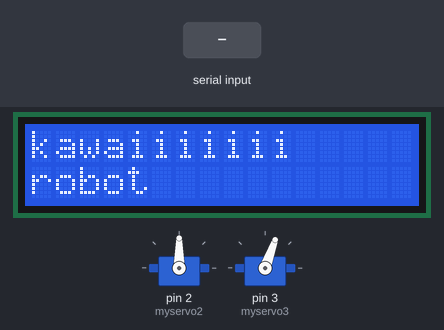
Recording of a sketch running on a simulated Arduino Uno, built with avr-gcc and run on an emulated ATmega328P. Shown: 16×2 character LCD, 2 × servo. The inputs (shaded band) are chosen by the test bench. What the sketch prints to the serial monitor is not drawn.

Above: at 2.2 s.
2.3 s: "w" received over Serial
At 3.9 s:
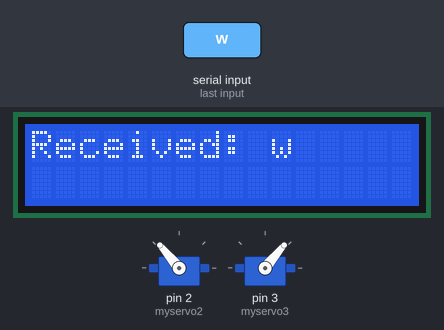
4.4 s: "e" received over Serial
At 5.5 s:
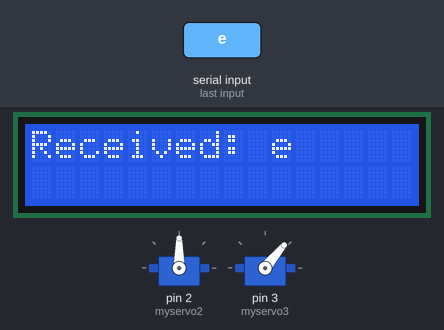
6.5 s: "r" received over Serial
At 8.3 s:
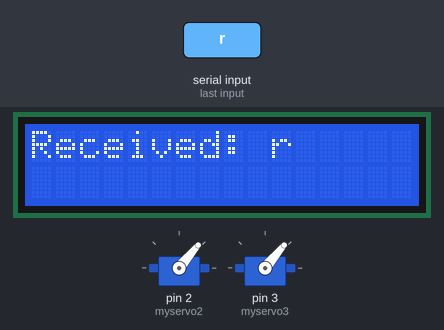
8.6 s: "s" received over Serial
At 11.0 s:
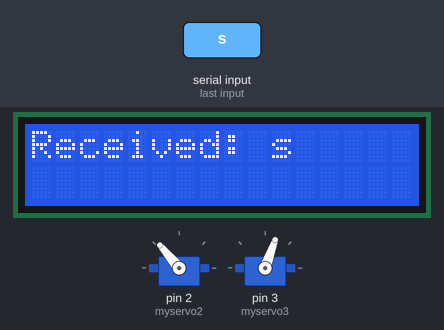
11.3 s: "f" received over Serial
At 13.4 s:
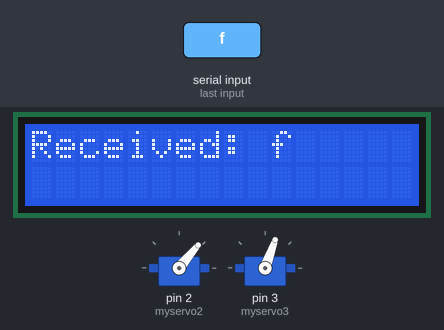
14.0 s: "x" received over Serial
At 16.6 s:
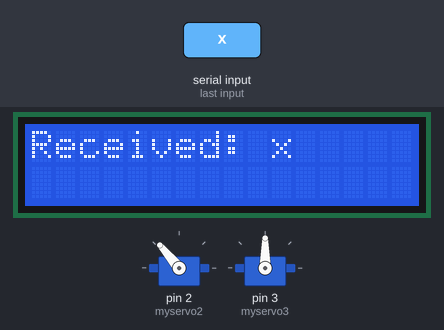
Timing chart, 0 to 17.7 s (numbered marks = the images above; inputs shaded):
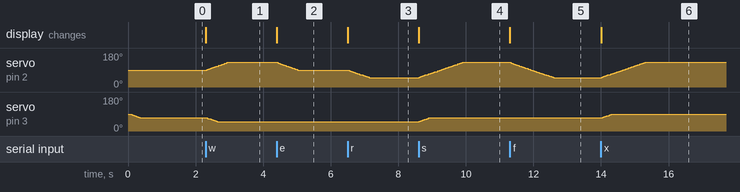

Measured:
- after the input at 2.3 s, servo on pin 2 (myservo2): moves from 90° to 130° over 0.62 s, starting at once; servo on pin 3 (myservo3): moves from 70° to 50° over 0.32 s, starting at once; the display: changes at once (image 1)
- after the input at 4.4 s, servo on pin 2 (myservo2): moves from 130° to 90° over 0.60 s, starting at once; the display: changes at once (image 2)
- after the input at 6.5 s, servo on pin 2 (myservo2): moves from 90° to 50° over 0.62 s, starting at once; the display: changes at once (image 3)
- after the input at 8.6 s, servo on pin 2 (myservo2): moves from 50° to 130° over 1.3 s, starting at once; servo on pin 3 (myservo3): moves from 50° to 70° over 0.30 s, starting at once; the display: changes at once (image 4)
- after the input at 11.3 s, servo on pin 2 (myservo2): moves from 130° to 50° over 1.3 s, starting at once; the display: changes at once (image 5)
- after the input at 14.0 s, servo on pin 2 (myservo2): moves from 50° to 130° over 1.3 s, starting at once; servo on pin 3 (myservo3): moves from 70° to 90° over 0.30 s, starting at once; the display: changes at once (image 6)

The sketch:

servo_serial_display_ar.ino
```cpp
//シリアル入力よってサーボを動かす+displayモジュールに表示
#include <VarSpeedServo.h>
#include <LiquidCrystal.h>
LiquidCrystal lcd(7, 8, 9, 10, 11, 12);

byte val = 0;

VarSpeedServo myservo2;
VarSpeedServo myservo3;
int spd = 40;
bool han = false;

char kioku = '0';

void setup() {
  Serial.begin(9600);

  lcd.begin(16, 2);
  lcd.print("kawaiiiiiii");
  lcd.setCursor(0, 1);
  lcd.print("robot");

  myservo2.attach(2);
  myservo3.attach(3);
  myservo2.write(90, spd, han);
  myservo3.write(70, spd, han);
  delay(1000);
}

void loop() {
  if (Serial.available() > 0) {
    val = Serial.read();
    Serial.print("Received: ");
    Serial.println(char(val));

    lcd.clear();
    lcd.setCursor(0, 0);
    lcd.print("Received: ");
    lcd.print(char(val));

    if (val == 'w' && kioku != 'w') {
      myservo2.write(130, spd, han);
      myservo3.write(50, spd, han);
      kioku = 'w';
    } else if (val == 'e' && kioku != 'e') {
      myservo2.write(90, spd, han);
      myservo3.write(50, spd, han);
      kioku = 'e';
    } else if (val == 'r' && kioku != 'r') {
      myservo2.write(50, spd, han);
      myservo3.write(50, spd, han);
      kioku = 'r';
    } else if (val == 's' && kioku != 's') {
      myservo2.write(130, spd, han);
      myservo3.write(70, spd, han);
      kioku = 's';
    } else if (val == 'd' && kioku != 'd') {
      myservo2.write(90, spd, han);
      myservo3.write(70, spd, han);
      kioku = 'd';
    } else if (val == 'f' && kioku != 'f') {
      myservo2.write(50, spd, han);
      myservo3.write(70, spd, han);
      kioku = 'f';
    } else if (val == 'x' && kioku != 'x') {
      myservo2.write(130, spd, han);
      myservo3.write(90, spd, han);
      kioku = 'x';
    } else if (val == 'c' && kioku != 'c') {
      myservo2.write(90, spd, han);
      myservo3.write(90, spd, han);
      kioku = 'c';
    } else if (val == 'v' && kioku != 'v') {
      myservo2.write(50, spd, han);
      myservo3.write(90, spd, han);
      kioku = 'v';
    } else if (val == 't' && kioku != 't') {
      myservo2.write(130, spd, true);
      myservo3.write(30, spd, true);
      delay(100);
      myservo2.write(90, spd, true);
      myservo3.write(60, spd, true);
      delay(100);
      myservo2.write(50, spd, true);
      myservo3.write(30, spd, true);
      delay(100);
      myservo2.write(90, spd, true);
      myservo3.write(60, spd, true);
      delay(100);

      kioku = 't';
    }
  }
}
```
